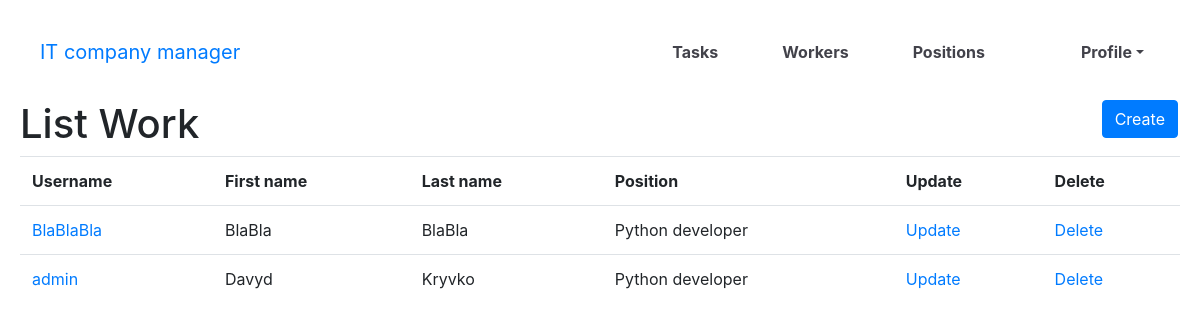
The page /workers/ (signed in) on the database its author committed.
### manager/models.py (models this page shows, shortened)
class Worker(AbstractUser):
    position = models.ForeignKey(Position, blank=True, null=True, on_delete=models.CASCADE, related_name="workers")
    class Meta:
        ordering = ["username"]

class Position(models.Model):
    name = models.CharField(max_length=255)
    class Meta:
        ordering = ["name"]
    def __str__(self):
        return f"{self.name}"

### manager/views.py (the view)
# urls.py: path("workers/", WorkerListView.as_view(), name="worker-list"),
class WorkerListView(LoginRequiredMixin, generic.ListView):
    model = Worker
    paginate_by = 5

### templates/manager/worker_list.html (shortened to what this page needs)
{% extends "base.html" %}
{% block content %}
  <div class="form">
    <h1>
      List Work
      <a href="{% url "manager:worker-create" %}"
         class="btn btn-primary CRUD_link">Create</a>
    </h1>
      {% if worker_list %}
      <table class="table">
        <tr>
          <th>Username</th>
          <th>First name</th>
          <th>Last name</th>
          <th>Position</th>
          <th>Update</th>
          <th>Delete</th>
        </tr>
      {% for worker in worker_list %}
        <tr>
          <td><a href="{% url "manager:worker-detail" pk=worker.id %}">{{ worker.username }}</a></td>
          <td>{{ worker.first_name }}</td>
          <td>{{ worker.last_name }}</td>
          <td>{{ worker.position }}</td>
          <td><a href="{% url "manager:worker-update" pk=worker.id %}">Update</a></td>
          <td><a href="{% url "manager:worker-delete" pk=worker.id %}">Delete</a></td>
        </tr>
      {% endfor %}
      </table>
    {% else %}
      <p>At the moment we don't have positions</p>
    {% endif %}
  </div>
{% endblock %}

### static/css/styles.css (style rules this page uses)
.CRUD_link { float: right; margin: 0 2px 0 2px; }
body { margin: 0; width: 100%; height: 100%; position: absolute; top: 0; left: 0; overflow: auto; }
.form { margin: 0 20px; }

### rows shown on the page
Worker: username "BlaBlaBla", first_name "BlaBla", last_name "BlaBla", position "Python developer"
Worker: username "admin", first_name "Davyd", last_name "Kryvko", position "Python developer"
